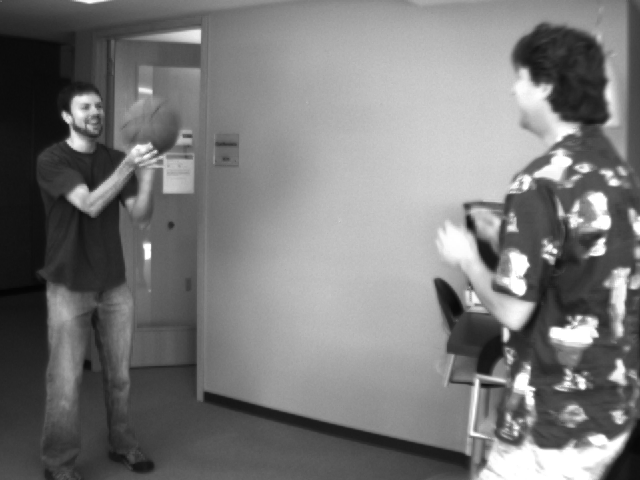
#> input picture Assignment 2/basketball1.png, 640 x 480 px
$ python lucas_kanade.py
#> lines starting #> are read from the running program, lines starting #| are printed output that depends on the picture
import cv2
import os
import numpy as np
from PIL import Image
from scipy import signal

# Justin Powell
# UCF - CAP4453
# Spring 2019

#Main Function
#Reads the images, creates the output paths and calls the LK functions
def main():
    #file names for the images
    image1_filename = "./basketball1.png"
    image2_filename = "./basketball2.png"

    #read the images into a variable
    frame1 = cv2.imread(image1_filename, 0)
#> frame1 is the input picture: shape (480, 640); min 4, max 255, mean 120.3
    frame2 = cv2.imread(image2_filename, 0)
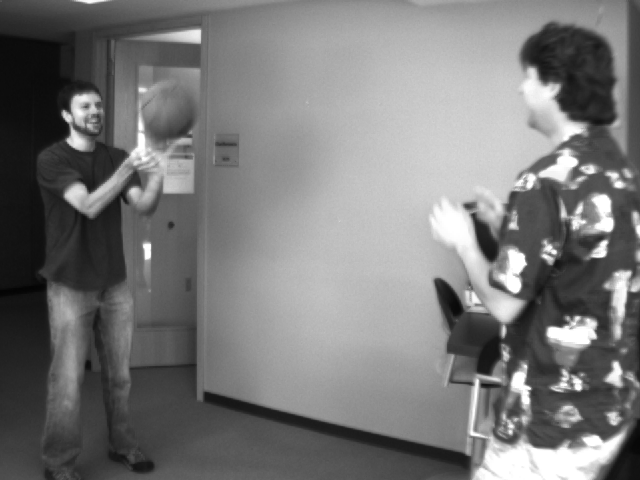
#> input picture Assignment 2/basketball2.png, 640 x 480 px
#> frame2 is the input picture: shape (480, 640); min 4, max 255, mean 119.9

    #lucas kanade optical flow for image1 and image 2
    #create a folder where our single resolution lucas outputs will be stored
    path1 = './Lucas Kanade Outputs/'
    create_folder(path1)

    #run lucas kanade for single resolution
    print()
    print('Running Single Resolution Lucas Kanade. Outputs will be stored in: ' + path1)
    print()
    lucas_kanade(frame1, frame2, path1, 'single_res_lk.png')

    #create a folder where our pyramid outputs will be stored
    path2 = './Lucas Kanade Pyramid Outputs/'
    create_folder(path2)

    #run lucas kanade for multi resolution using a 1 level pyr
    print('Running Multi Resolution Lucas Kanade with 1 level Gaussian Pyramid. Outputs will be stored in: ' + path2)
    print()
    multi_resolution(frame1, frame2, path2, 1)

    #run lucas kanade for multi resolution using a 2 level pyr
    print('Running Multi Resolution Lucas Kanade with 2 level Gaussian Pyramid. Outputs will be stored in: ' + path2)
    print()
    multi_resolution(frame1, frame2, path2, 2)

    #run lucas kanade for multi resolution using a 3 level pyr
    print('Running Multi Resolution Lucas Kanade with 3 level Guassian Pyramid. Outputs will be stored in: ' + path2)
    print()
    multi_resolution(frame1, frame2, path2, 3)

    #run lucas kanade for multi resolution using a 4 level pyr
    print('Running Multi Resolution Lucas Kanade with 4 level Gaussian Pyramid. Outputs will be stored in: ' + path2)
    print()
    multi_resolution(frame1, frame2, path2, 4)

#Directory Creation Function
#function to create the path where our images will be stored
def create_folder(path):
    if not os.path.exists(path):
        os.makedirs(path)


######################## Single Resolution Lucas Kanade Optical Flow ####################################

#Implement Lucas-Kanade optical flow estimation, and test it for the
#two-frame data set provided in the webcourses: basketball.

def lucas_kanade(frame1, frame2, path, filename, corners=100):
    # params for ShiTomasi corner detection
    #from the sample code provided
#> called with path = './Lucas Kanade Outputs/', filename = 'single_res_lk.png', corners = 100
    feature_params = dict( maxCorners = corners,
                        qualityLevel = 0.3,
                        minDistance = 7,
                        blockSize = 7 )

    # # Parameters for lucas kanade optical flow
    # #from the sample code provided
    # lk_params = dict( winSize  = (15,15),
    #                 maxLevel = 2,
    #                 criteria = (cv.TERM_CRITERIA_EPS | cv.TERM_CRITERIA_COUNT, 10, 0.03))

    # Create some random colors
    #for our flow vectors
    #its really annoying when the color is white
    color = np.random.randint(0,255,(100,3))

    #kernels for x, y, and t dimensions
    kernel_x = np.array([[-.25, .25], [-.25, .25]])
    kernel_y = np.array([[-.25, -.25], [.25, .25]])
    kernel_t = np.array([[.25, .25], [.25, .25]])

    #calculate derivatives of dimensional kernels - fx, fy, and ft
    #convolve in each dimension
    fx = signal.convolve2d(frame1, kernel_x, mode='same') + signal.convolve2d(frame2, kernel_x, mode='same')
    fy = signal.convolve2d(frame1, kernel_y, mode='same') + signal.convolve2d(frame2, kernel_y, mode='same')
    ft = signal.convolve2d(frame1, kernel_t, mode='same') + signal.convolve2d(frame2, -kernel_t, mode='same')

    #apply a guassian blur with 0 padding and a kernel size of 3 to our frame
    #per the pdf, it is okay to use this function
    blur = cv2.GaussianBlur(frame1,(3,3),0)

    #find features/corners within the frame, use the params from the sample code and opencv's goodfeaturestotrack
    features = cv2.goodFeaturesToTrack(frame1, mask = None, **feature_params)
#> features = 99 rows, first 8: [533, 390], [582, 386], [596, 335], [555, 251], [628, 269], [64, 112], [530, 383], [603, 240]

    #Colored copy for the colored flow vectors that will be displayed on our output
    frame_colored = cv2.cvtColor(blur, cv2.COLOR_GRAY2RGB)

    # Create a mask frame for drawing purposes
    frame_mask = np.zeros_like(frame_colored)

    #our vectors for optical flow
    u = np.zeros(frame1.shape)
    v = np.zeros(frame1.shape)

    #point vectors in each kernel dimension
    px = np.empty(10)
    py = np.empty(10)
    pt = np.empty(10)

    #iterate through features, adding vector heads, vector tails then eveutally append to image
    for feature in np.int0(features):
        #ravel -> flattened array returns (,) shape
        #"flattened contiguous array"
        x,y = feature.ravel()

        #draws vector head with radius of 2, color from our generator
        frame_colored = cv2.circle(frame_colored, (x,y), 2, color[0].tolist(), -1)

        #iterator for our for point vectors
        ix = 0

        #iterate and add our points to the point vectors
        for i in range(-1,2):
            for j in range(-1,2):
                px[ix] = fx[y + i][x + j]
                py[ix] = fy[y + i][x + j]
                pt[ix] = ft[y + i][x + j]
                ix += 1

        #create a matrix from our x and y dimensional point vectors
        matrix = np.array(np.matrix((px,py)))

        #transpose said matrix
        matrix_t = np.array(np.matrix.transpose(np.matrix((px,py))))

        #dot product of our transpose and original
        matrix_dot = np.dot(matrix, matrix_t)

        #inverse matrix, retrieve our final point, dot product of original and inversed dot
        lk = np.dot(np.linalg.inv(matrix_dot), matrix)

        #update our optical flow vectors by finding the dot product of the
        #inverse lk matrix and our t dimensional point vector
        u[y, x], v[y, x] = np.dot(lk, pt)

        #generate a vector line
        a,b = (int(v[y,x]) + x, int(u[y,x]) + y)

        #tail of the vector, will be appeneded to image
        frame_mask = cv2.line(frame_mask, (x,y),(a,b), color[0].tolist(), 2)
#> this loop made 99 passes
#> (x, y, matrix_dot, a, b) on passes 1 to 11: (533, 390, [[2009.4, 2280.1], [2280.1, 5189.9]], 533, 398), (582, 386, [[3064.8, -517.3], [-517.3, 224.3]], 584, 390), (596, 335, [[10568.8, -2393.8], [-2393.8, 1487.6]], 595, 336), (555, 251, [[4113, -3488.5], [-3488.5, 7426.5]], 555, 251), (628, 269, [[479.1, -721.5], [-721.5, 7414.1]], 625, 269), (64, 112, [[9119.4, 452.9], [452.9, 8525.1]], 65, 112), (530, 383, [[3440.6, 376.2], [376.2, 96.06]], 530, 384), (603, 240, [[1231.9, 2585.7], [2585.7, 8820.4]], 600, 239), (505, 340, [[1071.4, -643.4], [-643.4, 1467.7]], 516, 343), (618, 361, [[1232.6, 677.2], [677.2, 7678.6]], 616, 364), (154, 148, [[3317.3, -4.69], [-4.69, 227.8]], 161, 147)
#> frame_colored: shape (480, 640, 3); mean B, G, R 120.3, 119.8, 120.1
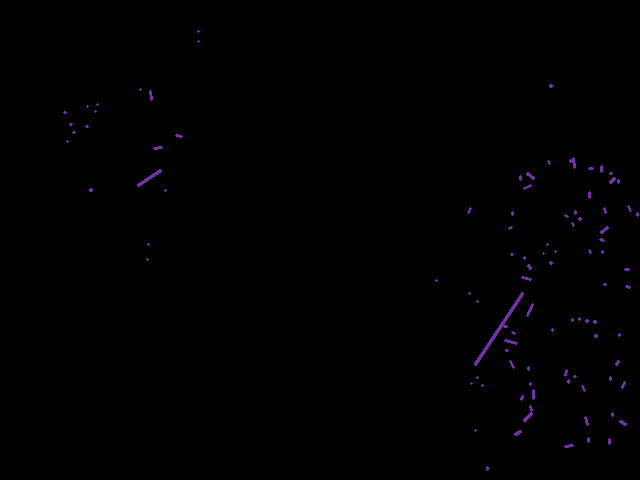
#> frame_mask: shape (480, 640, 3); mean of channels 0, 1, 2 1, 0.3, 0.6; drawn as B, G, R
#> after the loop, pt = [69.25, 68, 44.25, 61.25, 42.5, 4, 12, -24, -55, 6.94e-310]; px = [-5.25, -14, -12.75, -5.25, -6.5, -5, -4.5, -1.5, -10, 1.41e-320]; py = [-24.75, -26.5, -12.75, -3.25, 6, 7.5, -12.5, -16, -17.5, 6.94e-310]

    #add the vector heads and tails to our image
    img = cv2.add(frame_colored, frame_mask)

    #save the image
    cv2.imwrite(path + filename, img)

##############################################################################################


################################ Multi Resolution Lucas Kanade Optical Flow ##################

# Implement Lucas-Kanade optical flow estimation algorithm in a multi-resolution
# Gaussian pyramid framework. You have to use your code that you developed above,
# and then you have to experimentally optimize number of levels for Gaussian pyramid,
# local window size, and Gaussian width, use the same data set (basketball) to find
# optical flows, visually compare your results with the previous step where you don’t
# use Gaussian pyramid.

def multi_resolution(frame1, frame2, path, scale):
    #create copies of our images
#> called with path = './Lucas Kanade Pyramid Outputs/', scale = 1
    copy1 = frame1
    copy2 = frame2

    #for loop to downsample the images based on the scale we are using
    #1,2,3,4 are hardcoded so we will have pyramids with all of those levels
    for i in range(0, scale):
        #pyrdown downsamples an image
        copy1 = cv2.pyrDown(copy1)
        copy2 = cv2.pyrDown(copy2)

    #create filename based off the scale we used
    filename = 'multi_res_lk_' + str(scale) + '.png'

    #call the lucas_kanade function with the downsampled images which will write the file
    lucas_kanade(copy1, copy2, path, filename)
#> call 2 of lucas_kanade, with path = './Lucas Kanade Pyramid Outputs/', filename = 'multi_res_lk_1.png', corners = 100
#> in lucas_kanade (call 2), `features = cv2.goodFeaturesToTrack(frame1, mask = None, **feature_para..`: features = 60 rows, first 8: [276, 166], [240, 190], [290, 192], [300, 125], [260, 147], [296, 160], [303, 112], [276, 128]
#> the loop in lucas_kanade (call 2), `for feature in np.int0(features): #ravel -> flattened array returns (,..` made 60 passes
#> (x, y, matrix_dot, a, b) on passes 1 to 11: (276, 166, [[10886.4, 3081], [3081, 1668.6]], 276, 167), (240, 190, [[9326.2, 462.1], [462.1, 3001.2]], 240, 190), (290, 192, [[6029.6, -959.7], [-959.7, 434.6]], 290, 194), (300, 125, [[2458.3, 1764.2], [1764.2, 1560.1]], 300, 124), (260, 147, [[2425.2, 3375.6], [3375.6, 13615.5]], 261, 149), (296, 160, [[2452.4, -6434.5], [-6434.5, 19573.6]], 296, 161), (303, 112, [[59.5, 34.12], [34.12, 21.5]], 303, 112), (276, 128, [[4602.5, -6101.2], [-6101.2, 13189.2]], 276, 128), (309, 188, [[1828.9, 850.3], [850.3, 586.2]], 308, 189), (287, 82, [[4831.3, 1400.2], [1400.2, 1786.3]], 287, 79), (264, 153, [[3347.4, -269.9], [-269.9, 783.7]], 266, 161)
#> feature on passes 57 to 60: [[312, 215]], [[316, 106]], [[84, 94]], [[247, 134]]
#> after the loop in lucas_kanade (call 2), `for feature in np.int0(features):`:
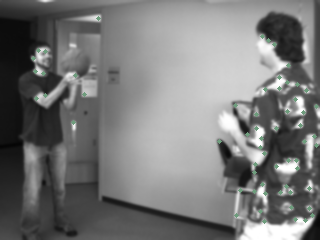
#> frame_colored: shape (240, 320, 3); mean B, G, R 119.9, 120.2, 119.7
#> after the loop in lucas_kanade (call 2), `for feature in np.int0(features):`:
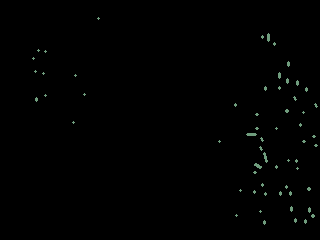
#> frame_mask: shape (240, 320, 3); mean of channels 0, 1, 2 0.9, 1.2, 0.8; drawn as B, G, R

##############################################################################################


if __name__ == "__main__":
    main()
#> call 3 of lucas_kanade, with path = './Lucas Kanade Pyramid Outputs/', filename = 'multi_res_lk_2.png', corners = 100
#> in lucas_kanade (call 3), `ft = signal.convolve2d(frame1, kernel_t, mode='same') + signal.convolv..`:
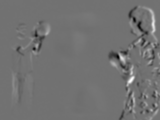
#> ft: shape (120, 160) float64; min -137.5, max 170.2, mean 0.3; drawn with min black and max white
#> the loop in lucas_kanade (call 3), `for feature in np.int0(features): #ravel -> flattened array returns (,..` made 32 passes
#> feature on passes 1 to 12: [[150, 56]], [[19, 35]], [[147, 81]], [[154, 108]], [[130, 75]], [[129, 65]], [[139, 83]], [[127, 82]], [[144, 41]], [[155, 93]], [[158, 70]], [[150, 49]]
#> after the loop in lucas_kanade (call 3), `for feature in np.int0(features):`:
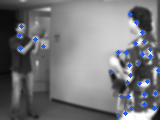
#> frame_colored: shape (120, 160, 3); mean B, G, R 121.7, 118.8, 117.8
#> after the loop in lucas_kanade (call 3), `for feature in np.int0(features):`:
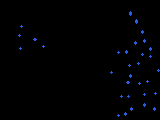
#> frame_mask: shape (120, 160, 3); mean of channels 0, 1, 2 2.4, 1, 0.5; drawn as B, G, R
